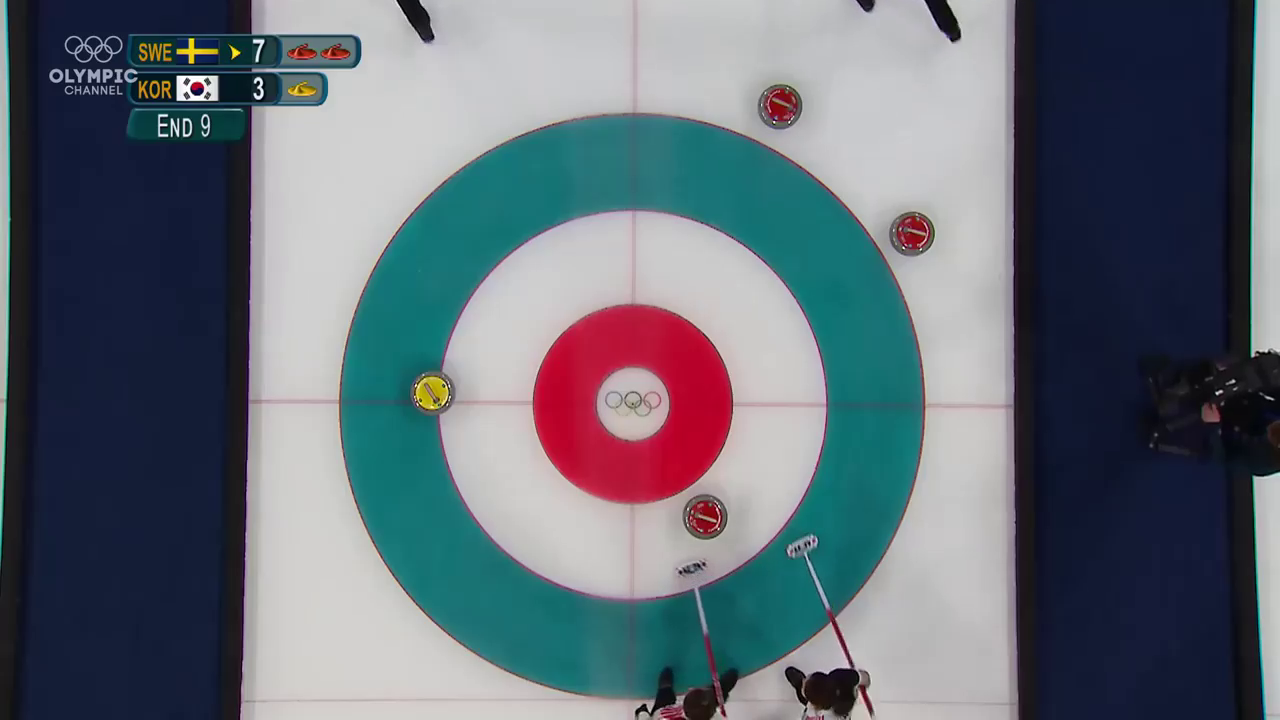
#> input picture dataset/Task1/1.png, 1280 x 720 px
$ python task_1.py --image_path dataset/Task1/1.png
#> lines starting #> are read from the running program, lines starting #| are printed output that depends on the picture; after the words box and inside, x2 and y2 are one past the last pixel; in counts of white or black regions, pixels touching at a corner belong together
#> in task1, image is the input picture: shape (720, 1280, 3); mean B, G, R 117.9, 108.4, 98.8
### utils.py
import cv2
import numpy as np
import matplotlib
import collections
import itertools
import os
import math
import argparse
import skimage
import copy
import imutils

from imutils.video import VideoStream, FPS
from collections import defaultdict
from matplotlib import pyplot as plt
from skimage.draw import line, circle, rectangle


# HSV boundaries to detect various portion of the map: the ice, yellow_stone, red_stone, gray color,
# the bands between two ice surface, the scoring table, all kinds of red, all kinds of yellow.
# the inner_circle (button) and the outer_circle (the house)
BOUNDARIES = {
	"ice": [([0, 0, 175], [179, 46, 255])],
	"yellow_stone": [([21, 93, 140], [54, 255, 255])],
	"red_stone": [([176, 214, 63], [179, 255, 183])],
	"gray": [([15, 9, 68], [179, 71, 125])],
	"bands": [([98, 106, 0], [120, 182, 100])],
	"score_table": [([94, 10, 22], [107, 255, 145])],
	"all_red": [([168, 124, 12], [179, 255, 255])],
	"all_yellow": [([25, 65, 101], [32, 255, 255])],
	"button": [([167, 209, 130], [179, 255, 218])],
	"house": [([78, 98, 94], [96, 255, 134])]
}

# Helper function used to find HSV boundaries for each color of interest.
# [42 lines left out: function find_hsv, not called in this run]

# Computes masks from an image based on HSV boundaries for multiple colors. Several mechanisms to
# remove noise are used: erosion, dilation and other functions such as get_score_table or remove_small_areas.
def get_color_masks(image, types_list=None, verbose=0):
#> called with verbose = 0
	res = {}
	image = image.copy()
	hsv = cv2.cvtColor(image.copy(), cv2.COLOR_BGR2HSV)

	colors = [key for key in BOUNDARIES]
	if types_list is not None:
		colors = [color for color in colors if color in types_list]

	for color in colors:
		masks_list = []
		for (lower, upper) in BOUNDARIES[color]:
			lower = np.array(lower)
			upper = np.array(upper)

			mask = cv2.inRange(hsv.copy(), lower, upper)
			masks_list.append(mask)

		final_mask = masks_list[0]
		for i in range(1, len(masks_list)):
			final_mask = final_mask | masks_list[i]

		if color in ("score_table"):
			_, final_mask = get_score_table(image=image, mask=final_mask)
		elif color in ("bands"):
			final_mask = cv2.erode(final_mask, np.ones((7, 7)), iterations=2)
			final_mask = remove_small_areas(mask=final_mask, threshold=1000, kernel_close=7, iterations=2)
			final_mask = cv2.dilate(final_mask, np.ones((1, 5)), iterations=2)
			final_mask = cv2.dilate(final_mask, np.ones((3, 1)), iterations=30)
			final_mask = remove_small_areas(mask=final_mask, threshold=1000, kernel_close=7, iterations=2)
		elif color in ("button", "house"):
			final_mask = cv2.erode(final_mask, np.ones((5, 5)), iterations=1)
			final_mask = remove_small_areas(mask=final_mask, threshold=400, kernel_close=7, iterations=2)
			final_mask = cv2.dilate(final_mask, np.ones((5, 5)), iterations=1)
			final_mask = remove_small_areas(mask=final_mask, threshold=400, kernel_close=7, iterations=2)

		image_aux = cv2.bitwise_and(image.copy(), image.copy(), mask=final_mask)

		res[color] = (image_aux, final_mask)
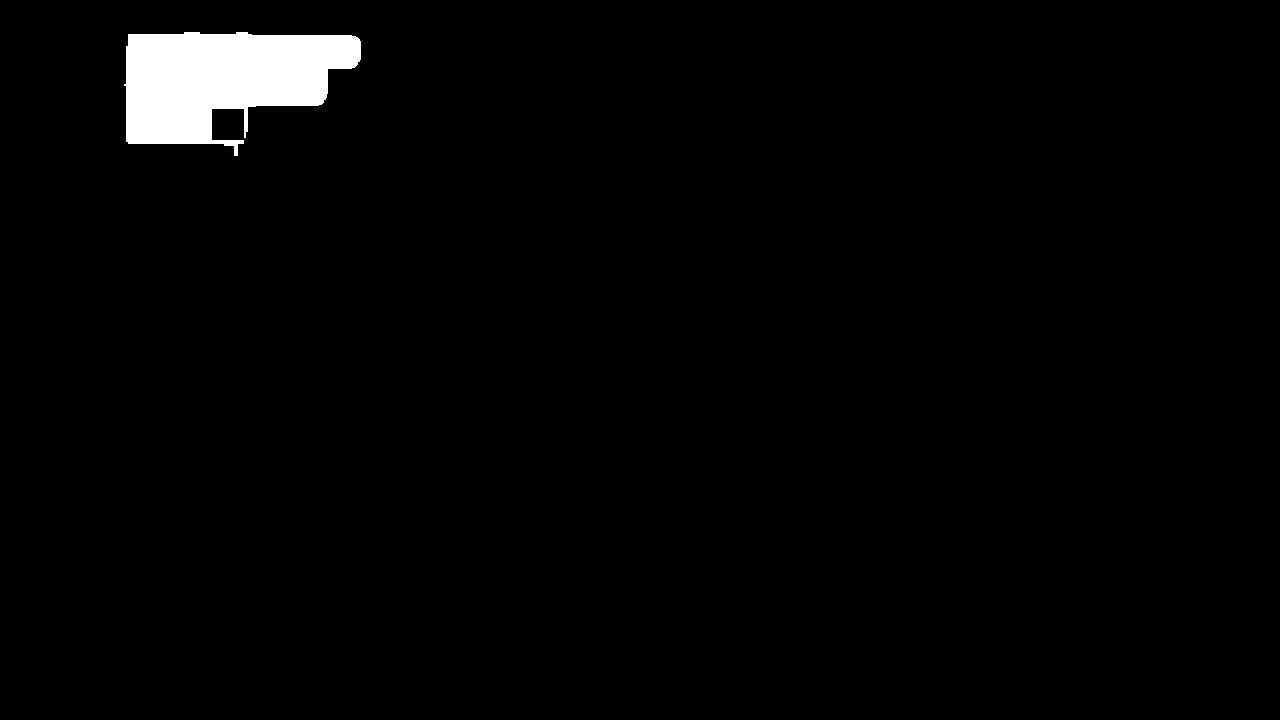
#> final_mask: shape (720, 1280); 2.1% white; 1 white region, box (x1, y1, x2, y2) and area: (124, 32, 361, 156) 19210
#> after the loop, res = 2 items

	if verbose:
		show_images(images_list=[image] + [res[key][0] for key in res], nrows=3, ncols=3)
	return res

# Find how many points (1 or 255) from the mask overlapped with a given circle.
def find_circle_overlapping(circle, mask):
	mask = mask.copy()
	(center, radius) = circle
	rr, cc = skimage.draw.circle(r=center[1], c=center[0], radius=radius, shape=mask.shape[:2])

	total_matchings = sum([1 for (x, y) in zip(rr, cc) if mask[x][y] > 0])

	return (total_matchings, int(math.pi * radius * radius))

# Find how many points (1 or 255) from the mask overlapped with a given rectangle.
# [11 lines left out: function find_rectangle_overlapping, not called in this run]

# Use HoughCircle to find multiple circles. Then, an heuristics based on the
# percentage of red/yellow points inside the circles is further used to remove FPs.
def get_hough_circles(image, min_radius, max_radius, minDist, dp, param1, param2, verbose):
	image = image.copy()
	image_all_circles, image_filtered_circles = image.copy(), image.copy()

	colors_tracked = get_color_masks(image=image, types_list=["yellow_stone", "red_stone", "gray"], verbose=verbose)

	mask = cv2.cvtColor(image, cv2.COLOR_BGR2GRAY)

	circles = cv2.HoughCircles(mask, cv2.HOUGH_GRADIENT,
							   minDist=minDist, dp=dp,
							   param1=param1, param2=param2,
							   minRadius=min_radius, maxRadius=max_radius)

	circles_list = []
	red_circles, yellow_circles = [], []
	if circles is not None:
		circles = np.uint16(np.around(circles))
		for i in circles[0, :]:
			center, radius = (int(i[0]), int(i[1])), int(i[2])
			radius_smaller = int(radius * 0.8)
			circle = (center, radius_smaller)

			(a_yellow, b_yellow) = find_circle_overlapping(circle=circle, mask=colors_tracked["yellow_stone"][1])
			(a_red, b_red) = find_circle_overlapping(circle=circle, mask=colors_tracked["red_stone"][1])
			(a_gray, b_gray) = find_circle_overlapping(circle=circle, mask=colors_tracked["gray"][1])
			p_red, p_yellow, p_gray = a_red / b_red, a_yellow / b_yellow, a_gray / b_gray

			# if p_red >= 4% (we used a more aggresive HSV boundary for red_stone, so the percentage is lower)
			if p_red >= 0.04:
				s = "[Accepted red] radius: {}, p_red:{}, p_yellow:{}, p_gray:{}".format(radius, p_red, p_yellow, p_gray)
				red_circles.append((center, radius))
				cv2.circle(image_filtered_circles, center, radius, (255, 0, 255), 3)
				circles_list.append((center, radius))
			# if p_red >= 40%
			elif p_yellow >= 0.4:
				s = "[Accepted yellow] radius: {}, p_red:{}, p_yellow:{}, p_gray:{}".format(radius, p_red, p_yellow, p_gray)
				yellow_circles.append((center, radius))
				cv2.circle(image_filtered_circles, center, radius, (255, 0, 255), 3)
				circles_list.append((center, radius))
			else:
				s = "[Discarded] radius: {}, p_red:{}, p_yellow:{}, p_gray:{}".format(radius, p_red, p_yellow, p_gray)

			cv2.circle(image_all_circles, center, radius, (255, 0, 255), 3)

			if verbose:
				print(s)

	return image_all_circles, image_filtered_circles, {"red_circles": red_circles, "yellow_circles": yellow_circles, "all_circles": red_circles + yellow_circles}

# Computes a histogram based on the possible colors from a matrix/image.
# [6 lines left out: function get_histogram, not called in this run]

# Computes a mask for the scoring table (we needed it because there were red/yellow
# stones there that could be taken as FPs by my algorithm using HoughCircles).
# We will match on the contour color (green-ish), using a closing operation and then find the
# largest component (we assume that if such scoring table exists, it will be the largest).
def get_score_table(image, mask):
	image, mask = image.copy(), mask.copy()

	mask = cv2.morphologyEx(mask, cv2.MORPH_CLOSE, np.ones((7, 7), np.uint8), iterations=5)

	# find largest component
	max_area = 0
	seed_points = {}
	for i in range(mask.shape[0]):
		for j in range(mask.shape[1]):
			if mask[i][j] == 1 or mask[i][j] == 255:
				(area, _, _, _) = cv2.floodFill(mask, None, seedPoint=(j, i), newVal=128)
				seed_points[(j, i)] = area
				if area > max_area:
					seedPoint = (j, i)
					max_area = area

	# modify the largest component to 255 (here we use an heuristic based on max_area > 5000
	# (since there are images that doesnt contain any scoring tables, so this function should return a 0-matrix).
	# Also, since the scoring table is always situated almsot at the top left corner, we force the seedPoint to be
	# in the top-left quadrant of the image.
	if max_area > 5000 and seedPoint[0] < mask.shape[1] / 2 and seedPoint[1] < mask.shape[0] / 2:
		cv2.floodFill(mask, None, seedPoint=seedPoint, newVal=255)

	# make all the non-255 values 0.
	for i in range(mask.shape[0]):
		for j in range(mask.shape[1]):
			if mask[i][j] != 255:
				mask[i][j] = 0

	final_image = cv2.bitwise_and(image.copy(), image.copy(), mask=mask)

	return (np.uint8(final_image), mask)

# Used to cover the small holes in the image(noise).
# The idea is to use a given threshold for the accepted areas and filter based on that.
def remove_small_areas(mask, threshold, kernel_close, iterations):
	mask = mask.copy()

	mask = cv2.morphologyEx(mask, cv2.MORPH_CLOSE, np.ones((kernel_close, kernel_close), np.uint8), iterations=iterations)

	# group by components and store the area for each of them.
	seed_points = {}
	for i in range(mask.shape[0]):
		for j in range(mask.shape[1]):
			if mask[i][j] == 1 or mask[i][j] == 255:
				(area, _, _, _) = cv2.floodFill(mask, None, seedPoint=(j, i), newVal=128)
				seed_points[(j, i)] = area

	# for each component, if the are is greater than the threshold, make it 255 again
	for point in seed_points:
		if seed_points[point] > threshold:
			cv2.floodFill(mask, None, seedPoint=point, newVal=255)

	# make all the non-255 values 0.
	for i in range(mask.shape[0]):
		for j in range(mask.shape[1]):
			if mask[i][j] != 255:
				mask[i][j] = 0

	return mask

# Used to get only the center map, without the scoring table (some photos contain 3 ice surfaces,
# so we want our algorithm to be limited only to the relevant ice-surface and remove the non relevant ones).
# The idea is to combine the masks from the scoring_table and bands, to invert the last matrix and
# to compute the largest component. This should be always the center map.
def get_map(image, verbose):
	image = image.copy()
	colors_tracked = get_color_masks(image=image, types_list=["score_table", "bands"], verbose=verbose)
#> colors_tracked = 2 items
	mask = colors_tracked["score_table"][1] | colors_tracked["bands"][1]

	inverted_mask = cv2.bitwise_not(mask)

	# compute each component, while tracking the max one.
	max_area = 0
	seed_points = {}
	for i in range(inverted_mask.shape[0]):
		for j in range(inverted_mask.shape[1]):
			if inverted_mask[i][j] == 1 or inverted_mask[i][j] == 255:
				(area, _, _, _) = cv2.floodFill(inverted_mask, None, seedPoint=(j, i), newVal=128)
				seed_points[(j, i)] = area
				if area > max_area:
					seedPoint = (j, i)
					max_area = area
#> after the loop, max_area = 575192; seedPoint = (228, 0); seed_points = {(0, 0): 20098, (228, 0): 575192, (1230, 0): 36382, (122, 60): 69}

	# restore the largest component
	cv2.floodFill(inverted_mask, None, seedPoint=seedPoint, newVal=255)

	# make all the non-255 values 0.
	for i in range(inverted_mask.shape[0]):
		for j in range(inverted_mask.shape[1]):
			if inverted_mask[i][j] != 255:
				inverted_mask[i][j] = 0
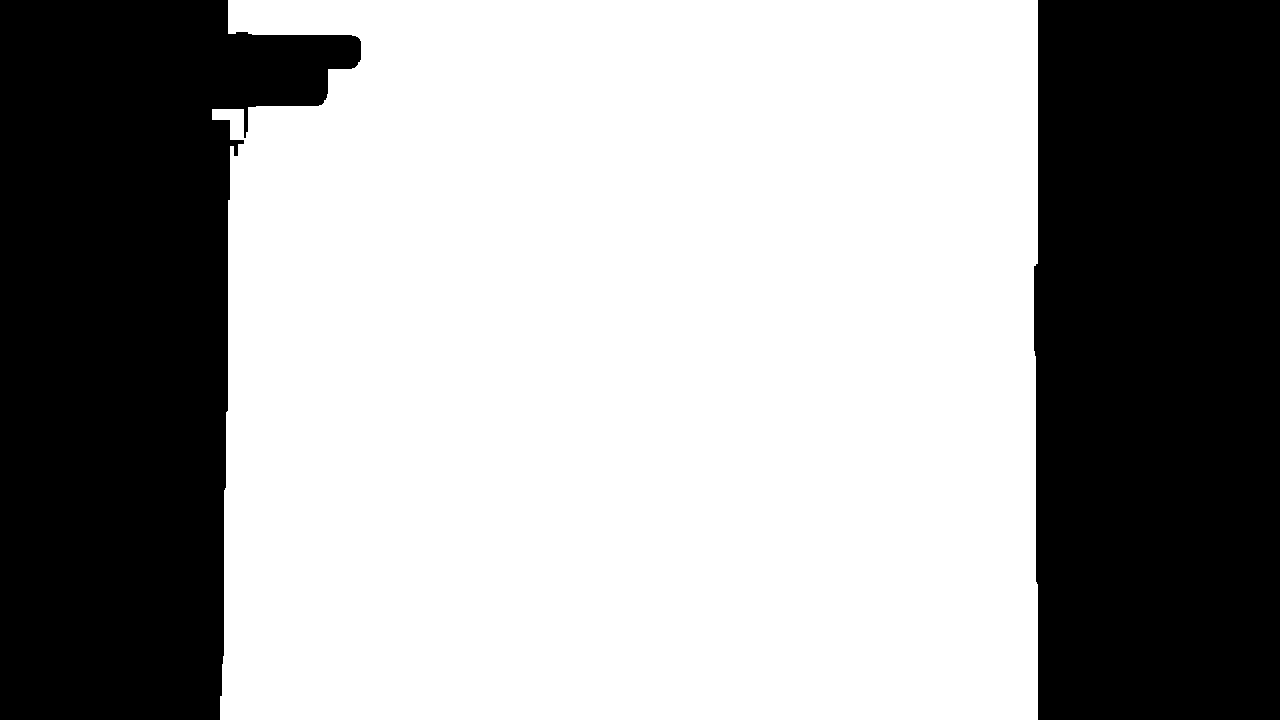
#> inverted_mask: shape (720, 1280); 62.4% white; 2 black regions, box (x1, y1, x2, y2) and area: (1034, 0, 1280, 720) 175053, (0, 0, 361, 720) 171355

	final_image = cv2.bitwise_and(image.copy(), image.copy(), mask=inverted_mask)

	return np.uint8(final_image)

# Helper that shows multiple images in a grid format (specified by nrows and ncols)
# It supports both black and white / BGR.
# [10 lines left out: function show_images, not called in this run]

### task_1.py
import utils
from utils import *

# Arguments available
def parse_args():
	parser = argparse.ArgumentParser(description='Task1')
	parser.add_argument('--image_path', type=str, default=None,
	                    help='Path to an image on which to apply Task1 (absolute or relative path)')
	parser.add_argument('--save_path', type=str, default=None,
	                    help='Path where to save the output of the algorithm (absolute or relative path)')
	parser.add_argument('--path_dir', type=str, default="./dataset/Task1/",
	                    help='Path to the directory where we want to apply Task1 (absolute or relative path)')
	parser.add_argument('--save_dir', type=str, default='./dataset/predictions/Task1/',
	                    help='Path where to save the directory where we want to apply Task1 (absolute or relative path)')
	parser.add_argument('--no_file', type=str, default=None,
	                    help='Apply the algorithm on the image specified by this number, that is located on path_dir. The output is saved on save_dir location')
	parser.add_argument('--verbose', type=str, default='0',
	                    help='Print intermediate output from the algorithm. Choose 0/1')
	args = parser.parse_args()
	return args

# Computes the logic behind task1.
# - first apply get_map to remove the scoring table and non-relevant ice-surfaces.
# - it finds and filters multiple circles extracted using houghCircles algorithm.
# Finally, it saves the result in the specified file.
def task1(image_path, save_path=None, verbose=0):
	image = cv2.imread(image_path)
	image = get_map(image=image, verbose=verbose)
	image_all_circles, image_filtered_circles, circles_dict = get_hough_circles(image=image, min_radius=10, max_radius=25, minDist=30, dp=1, param1=150, param2=15,verbose=verbose)
#> in get_hough_circles, `colors_tracked = get_color_masks(image=image, types_list=["yellow_ston..`: colors_tracked = 3 items
#> in get_hough_circles, `circles = cv2.HoughCircles(mask, cv2.HOUGH_GRADIENT, minDist=minDist, ..`: circles = [[704.5, 516.5, 23], [779.5, 106.5, 22.1], [431.5, 392.5, 16.5], [909.5, 230.5, 18.8], [702.5, 708.5, 21], [819.5, 689.5, 18.8], [641.5, 393.5, 23.2]]
#> in get_hough_circles, `circles = np.uint16(np.around(circles))`: circles = [[704, 516, 23], [780, 106, 22], [432, 392, 16], [910, 230, 19], [702, 708, 21], [820, 690, 19], [642, 394, 23]]
#> the loop in get_hough_circles, `for i in circles[0, :]:` made 7 passes
#> (i, radius_smaller, circle, a_yellow, b_yellow, a_red) on passes 1 to 4: ([704, 516, 23], 18, ((704, 516), 18), 0, 1017, 232), ([780, 106, 22], 17, ((780, 106), 17), 0, 907, 207), ([432, 392, 16], 12, ((432, 392), 12), 330, 452, 0), ([910, 230, 19], 15, ((910, 230), 15), 0, 706, 156)
#> after the loop in get_hough_circles, `for i in circles[0, :]:`:
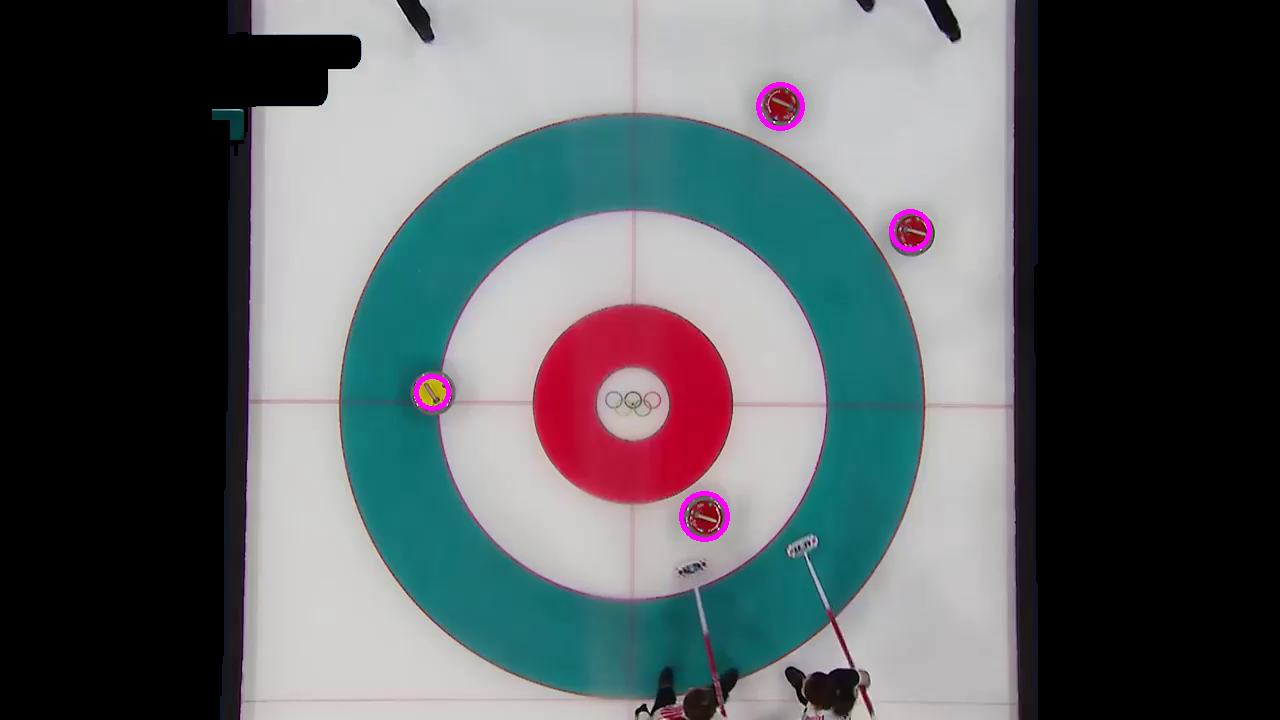
#> image_filtered_circles: shape (720, 1280, 3); mean of channels 0, 1, 2 96.7, 93.9, 87.9; drawn as B, G, R
#> after the loop in get_hough_circles, `for i in circles[0, :]:`: circles_list = [((704, 516), 23), ((780, 106), 22), ((432, 392), 16), ((910, 230), 19)]; red_circles = [((704, 516), 23), ((780, 106), 22), ((910, 230), 19)]; yellow_circles = [((432, 392), 16)]
#> circles_dict = 3 items

	if verbose:
		utils.show_images([image, image_all_circles, image_filtered_circles], nrows=2, ncols=2)

	string_to_write_in_file = "\n".join([str(len(circles_dict ["all_circles"])), str(len(circles_dict ["red_circles"])), str(len(circles_dict ["yellow_circles"]))])

	if save_path != None and save_path != "":
		with open(save_path, "w+") as f:
			f.write(string_to_write_in_file)
		print("The output was saved at location: {}!".format(save_path))
		print(string_to_write_in_file)

		#image_path = save_path.replace(".txt", ".png")
		#cv2.imwrite(image_path, image_filtered_circles)

	return circles_dict

if __name__ == "__main__":
	args = parse_args()
	verbose = ord(args.verbose) - ord('0')

	if args.image_path != None:
		try:
			task1(image_path=args.image_path,
				  save_path=args.save_path,
				  verbose=verbose)
		except:
			raise Exception("An exception occured during the execution of Task1!")

	else:
		os.makedirs(args.save_dir, exist_ok=True)

		if args.no_file != None:
			try:
				image_path = os.path.join(args.path_dir, "{}.png".format(args.no_file))
				save_path = os.path.join(args.save_dir, "{}_predicted.txt".format(args.no_file))
				print("Processing the image located at: {}".format(image_path))
				task1(image_path=image_path,
				 	  verbose=verbose,
				 	  save_path=save_path)
			except:
				raise Exception("An exception occured during the execution of Task1 for the image located at: {}!".format(image_path))

		else:
			for no_file in range(1, 26):
				try:
					image_path = os.path.join(args.path_dir, "{}.png".format(no_file))
					save_path = os.path.join(args.save_dir, "{}_predicted.txt".format(no_file))
					print("Processing the image located at: {}".format(image_path))
					task1(image_path=image_path,
				 	  	  verbose=verbose,
				 	      save_path=save_path)
				except:
					raise Exception("An exception occured during the execution of Task1 for the image located at: {}!".format(image_path))
